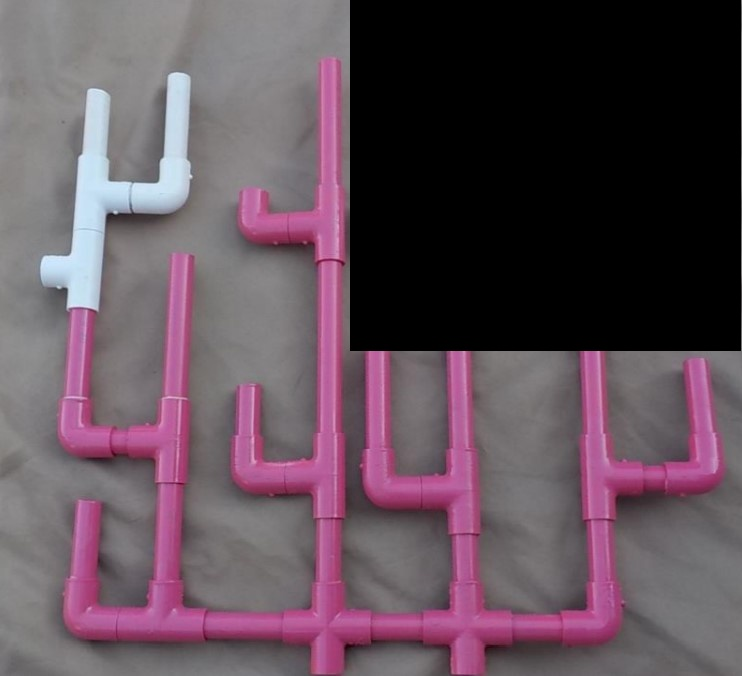
#> input picture misc/black_box.jpg, 742 x 676 px
$ python -i main_prog.py   (imports and definitions only)
#> lines starting #> are read from the running program, lines starting #| are printed output that depends on the picture; after the words box and inside, x2 and y2 are one past the last pixel; in counts of white or black regions, pixels touching at a corner belong together
import cv2
import numpy as np

def cb_nothing(x):
    pass

def scale_resizing(img, scale):
    print("Original Dimension: ", img.shape)

    width = int(img.shape[1] * (scale/100))
    height= int(img.shape[0] * (scale/100))
    dim = (width, height)
    resized = cv2.resize(img, dim, interpolation=cv2.INTER_AREA)

    print("Resized Dimension: ", resized.shape)
    return resized

# [71 lines left out: functions extend_range, click_event, not called in this run]

        # cv2.waitKey(0)
        # cv2.destroyAllWindows()

def closing(img, ksize=5):
    kernel = np.ones((ksize,ksize), np.uint8)
    closed = cv2.morphologyEx(img, cv2.MORPH_CLOSE, kernel)
    return closed

""" MAIN FUNCTIONS """
# [30 lines left out: function background_remover, not called in this run]

def alignment(gray):
    ret, thresh_gray = cv2.threshold(gray, 127, 255, cv2.THRESH_BINARY)
    gray = closing(thresh_gray, ksize=5)

    contours, hierarchy = cv2.findContours(gray, cv2.RETR_TREE, cv2.CHAIN_APPROX_NONE)
    # print(len(contours))

    if len(contours)==0:
        print("No contours found !!!")
        raise SystemExit()

    biggest_contour = contours[0]
    max_area = cv2.contourArea(biggest_contour)
    for cont in contours:
        this_area = cv2.contourArea(cont)
        if this_area > max_area:
            biggest_contour = cont
            max_area = this_area

    x, y, w, h = cv2.boundingRect(biggest_contour)
    # cv2.imshow("WIP_GRAY", gray)
    # cv2.drawContours(gray, [biggest_contour], -1, 0, -1)
    # cv2.imshow("DRAW_GRAY", gray)

    # TODO: hardcoding of dimension extension
    # To give some extension on window
    EXTEND_DIMENSION = 0.05
    x0 = int(x - (EXTEND_DIMENSION * w))
    y0 = int(y - (EXTEND_DIMENSION * h))
    x1 = int(x + ((1+EXTEND_DIMENSION) * w))
    y1 = int(y + ((1+EXTEND_DIMENSION) * h))

    print(x,y,x+w,y+h)
    print(x0,y0,x1,y1)

    contour_coordinates = np.float32([[x0,y0], [x1,y0], [x0,y1], [x1,y1]])

    height, width = h, w
    coordinates_new_img = np.float32([[0,0], [width,0], [0,height], [width,height]])

    matrix_perspective = cv2.getPerspectiveTransform(contour_coordinates, coordinates_new_img)
    perspective = cv2.warpPerspective(gray, matrix_perspective, (width, height))
    cv2.imshow("orig", gray)
    cv2.imshow("pers", perspective)

    # TODO: hardcoding target dimension
    TARGET_DIM = 600

    big_pers = scale_resizing(perspective, TARGET_DIM/perspective.shape[0]*100)
    # cv2.imshow("big_pers", big_pers)
    ret, thresh = cv2.threshold(big_pers, 127, 255, cv2.THRESH_BINARY)
    closed = closing(thresh, ksize=9)
    print(closed.shape)
    cv2.imshow("closed_Pers_transformation", closed)

    return closed

# [54 lines not run here, left out]

>>> import cv2
>>> picture = cv2.imread('black_box.jpg', cv2.IMREAD_GRAYSCALE)
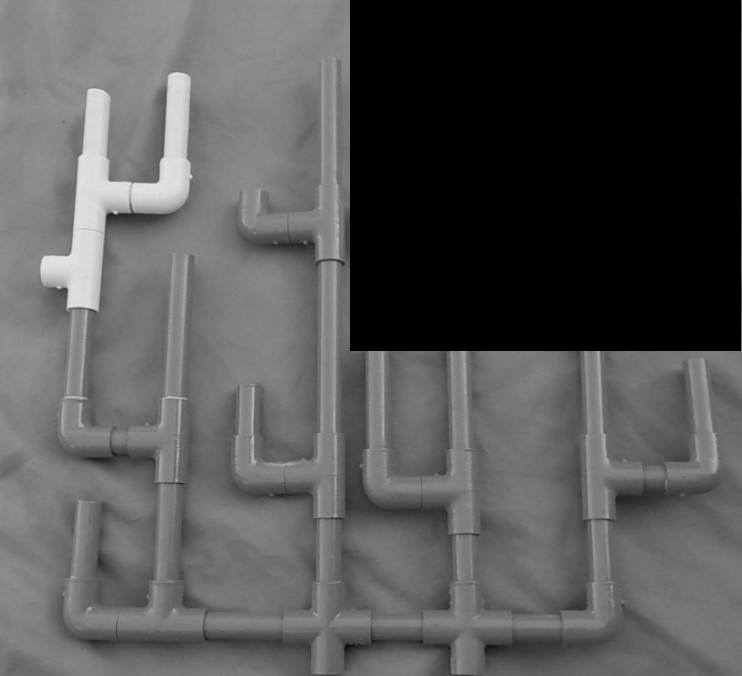
#> picture: shape (676, 742); min 0, max 234, mean 85
>>> result = alignment(picture)
#> in alignment, `ret, thresh_gray = cv2.threshold(gray, 127, 255, cv2.THRESH_BINARY)`:
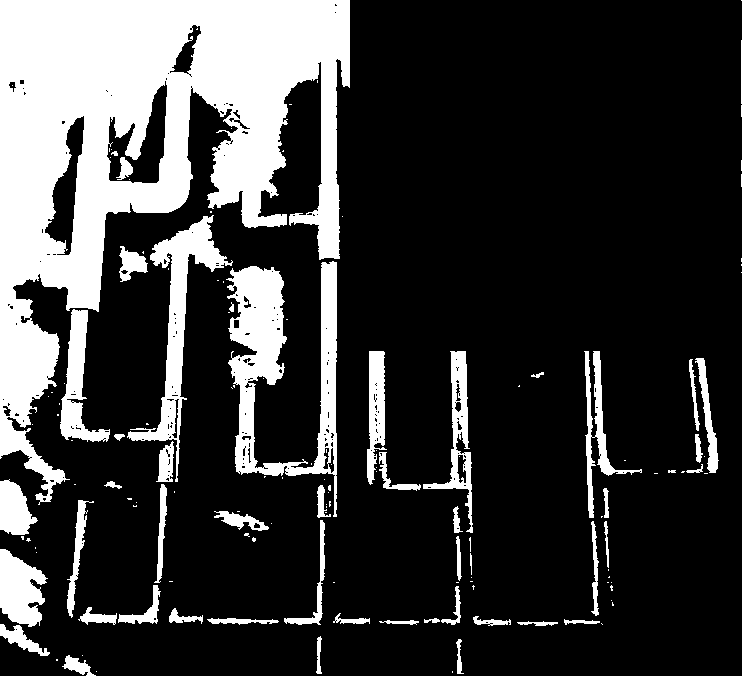
#> thresh_gray: shape (676, 742); 22.7% white; 141 white regions (91 under 20 px), largest, box (x1, y1, x2, y2) and area: (0, 0, 350, 505) 74846, (226, 261, 337, 517) 10601, (127, 215, 233, 482) 5499
#> in closing, `closed = cv2.morphologyEx(img, cv2.MORPH_CLOSE, kernel)`:
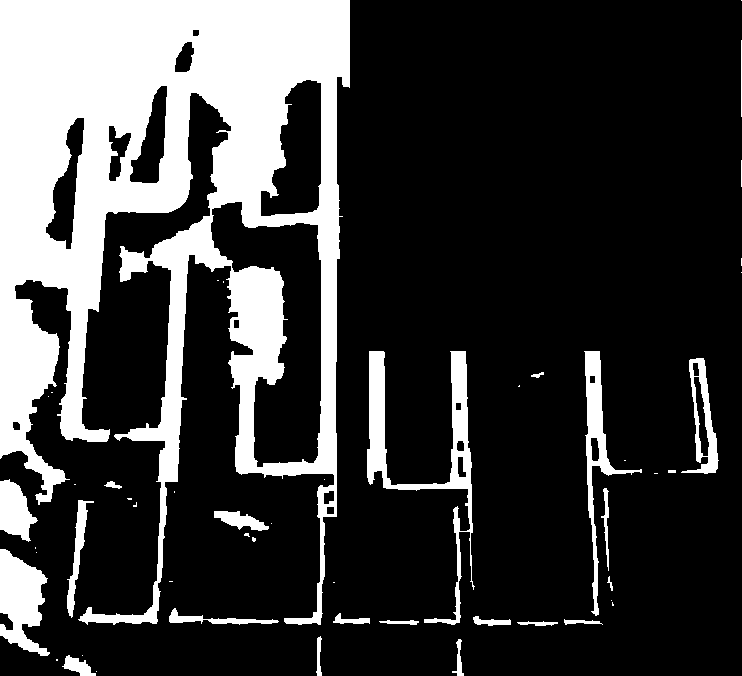
#> closed: shape (676, 742); 23.8% white; 51 white regions (27 under 20 px)
#> in alignment, `contours, hierarchy = cv2.findContours(gray, cv2.RETR_TREE, cv2.CHAIN_..`: contours = 69 contours, 31 with area under 20; largest, box (x1, y1, x2, y2) and area: (0, 0, 350, 625) 123702, (210, 201, 322, 468) 14946, (260, 79, 322, 217) 5566, (367, 351, 475, 625) 5088, (0, 549, 50, 656) 3082
#> in alignment, `biggest_contour = contours[0]`: biggest_contour = [[96, 671]]
#> in alignment, `max_area = cv2.contourArea(biggest_contour)`: max_area = 0
#> the loop in alignment, `for cont in contours:` made 69 passes
#> (this_area, max_area) on passes 4, 12, 19, 47, 58: (314, 314), (454, 454), (3082, 3082), (5088, 5088), (123701.5, 123701.5)
#> this_area on passes 5 to 10: 122.5, 107.5, 80, 82, 85.5, 163.5
#> after the loop in alignment, `for cont in contours:`: biggest_contour = contour of 4737 points, box (x1, y1, x2, y2) (0, 0, 350, 625), area 123702; max_area = 123701.5
#> in alignment, `x, y, w, h = cv2.boundingRect(biggest_contour)`: x = 0; w = 350; h = 625
#> in alignment, `x0 = int(x - (EXTEND_DIMENSION * w))`: x0 = -17
#> in alignment, `y0 = int(y - (EXTEND_DIMENSION * h))`: y0 = -31
#> in alignment, `x1 = int(x + ((1+EXTEND_DIMENSION) * w))`: x1 = 367
#> in alignment, `y1 = int(y + ((1+EXTEND_DIMENSION) * h))`: y1 = 656
#| 0 0 350 625
#| -17 -31 367 656
#> in alignment, `contour_coordinates = np.float32([[x0,y0], [x1,y0], [x0,y1], [x1,y1]])`: contour_coordinates = [[-17, -31], [367, -31], [-17, 656], [367, 656]]
#> in alignment, `height, width = h, w`: height = 625; width = 350
#> in alignment, `coordinates_new_img = np.float32([[0,0], [width,0], [0,height], [width..`: coordinates_new_img = [[0, 0], [350, 0], [0, 625], [350, 625]]
#> in alignment, `matrix_perspective = cv2.getPerspectiveTransform(contour_coordinates, ..`: matrix_perspective = [[0.911, 0, 15.49], [-9.68e-18, 0.91, 28.2], [-7.4e-20, 0, 1]]
#> in alignment, `perspective = cv2.warpPerspective(gray, matrix_perspective, (width, he..`:
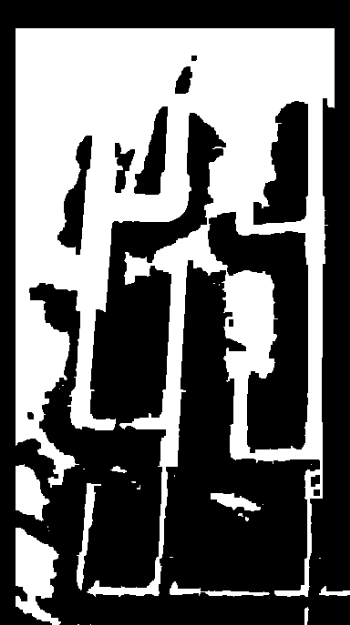
#> perspective: shape (625, 350); min 0, max 255, mean 104.4
#| Original Dimension:  (625, 350)
#> in scale_resizing, `resized = cv2.resize(img, dim, interpolation=cv2.INTER_AREA)`:
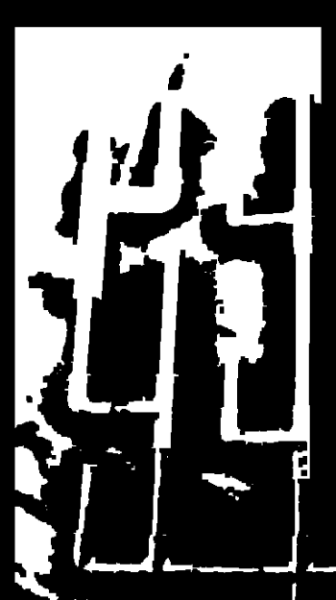
#> resized: shape (600, 336); min 0, max 255, mean 104.4
#| Resized Dimension:  (600, 336)
#> in alignment, `ret, thresh = cv2.threshold(big_pers, 127, 255, cv2.THRESH_BINARY)`:
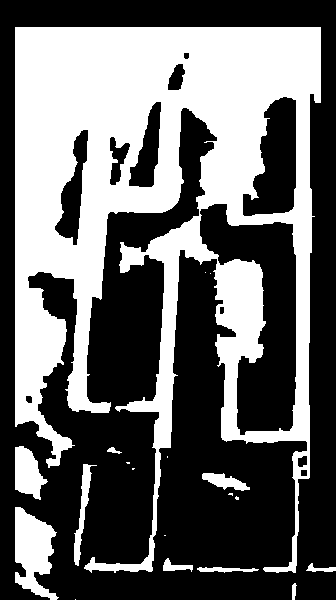
#> thresh: shape (600, 336); 40.9% white; 19 white regions (9 under 20 px), largest, box (x1, y1, x2, y2) and area: (15, 27, 321, 573) 77040, (15, 507, 59, 600) 2491, (15, 446, 48, 500) 1115
#> call 2 of closing, with ksize = 9
#> in closing (call 2), `closed = cv2.morphologyEx(img, cv2.MORPH_CLOSE, kernel)`:
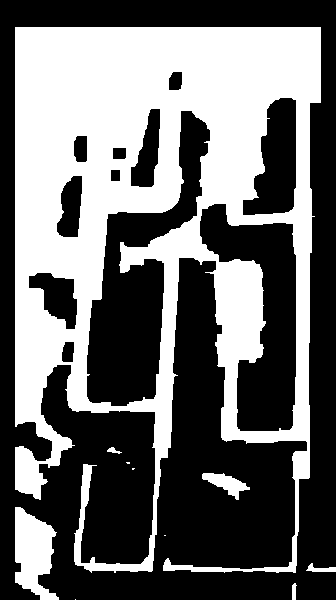
#> closed: shape (600, 336); 42.2% white; 10 white regions (4 under 20 px), largest, box (x1, y1, x2, y2) and area: (15, 27, 321, 573) 81613, (15, 507, 59, 600) 2639, (202, 473, 250, 500) 569, (306, 563, 336, 572) 138, (292, 583, 297, 600) 66, (107, 447, 122, 454) 50
#| (600, 336)

$ run again, on misc/kmc_test1.jpg
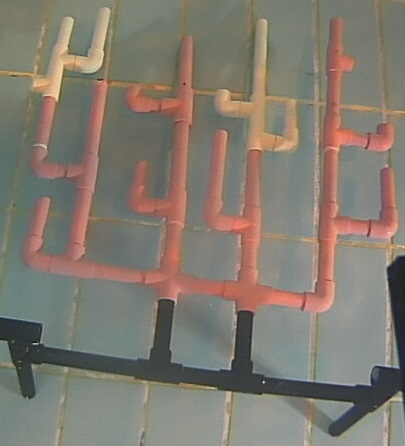
#> input picture misc/kmc_test1.jpg, 405 x 446 px
#> in alignment, `ret, thresh_gray = cv2.threshold(gray, 127, 255, cv2.THRESH_BINARY)`:
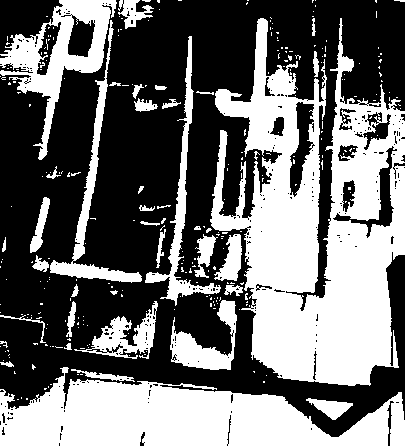
#> thresh_gray: shape (446, 405); 43.3% white; 296 white regions (257 under 20 px), largest, box (x1, y1, x2, y2) and area: (210, 18, 405, 386) 38952, (0, 367, 405, 446) 19447, (0, 0, 117, 160) 5556
#> closed: shape (446, 405); 47.7% white; 47 white regions (33 under 20 px)
#> contours = 75 contours, 35 with area under 20; largest, box (x1, y1, x2, y2) and area: (0, 0, 405, 386) 73330, (0, 367, 405, 446) 20248, (174, 92, 250, 289) 7042, (289, 102, 314, 193) 1120, (366, 167, 393, 228) 768
#> in alignment, `biggest_contour = contours[0]`: biggest_contour = contour of 97 points, box (x1, y1, x2, y2) (306, 398, 353, 420), area 454
#> in alignment, `max_area = cv2.contourArea(biggest_contour)`: max_area = 454.5
#> the loop in alignment, `for cont in contours:` made 75 passes
#> (this_area, max_area) on passes 7, 48: (20248, 20248), (73330.5, 73330.5)
#> after the loop in alignment, `for cont in contours:`: biggest_contour = contour of 4861 points, box (x1, y1, x2, y2) (0, 0, 405, 386), area 73330; max_area = 73330.5
#> x = 0; w = 405; h = 386
#> x0 = -20
#> y0 = -19
#> x1 = 425
#> y1 = 405
#| 0 0 405 386
#| -20 -19 425 405
#> contour_coordinates = [[-20, -19], [425, -19], [-20, 405], [425, 405]]
#> in alignment, `height, width = h, w`: height = 386; width = 405
#> coordinates_new_img = [[0, 0], [405, 0], [0, 386], [405, 386]]
#> matrix_perspective = [[0.91, -4.77e-18, 18.2], [8.36e-18, 0.91, 17.3], [-5.26e-36, -3.31e-19, 1]]
#| Original Dimension:  (386, 405)
#| Resized Dimension:  (599, 629)
#> thresh: shape (599, 629); 37.6% white; 41 white regions (19 under 20 px), largest, box (x1, y1, x2, y2) and area: (28, 27, 601, 572) 128169, (70, 545, 440, 599) 10391, (28, 468, 96, 515) 484
#> in closing (call 2), `closed = cv2.morphologyEx(img, cv2.MORPH_CLOSE, kernel)`:
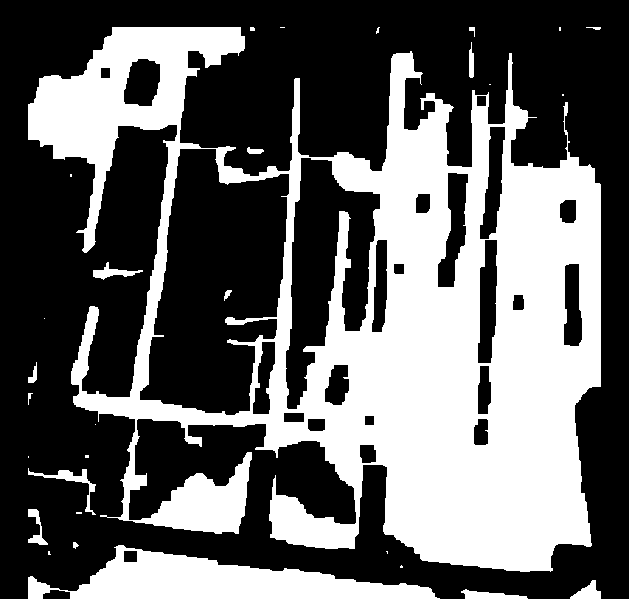
#> closed: shape (599, 629); 38.8% white; 30 white regions (15 under 20 px), largest, box (x1, y1, x2, y2) and area: (28, 27, 601, 572) 132917, (28, 545, 440, 599) 11014, (28, 468, 96, 515) 500
#| (599, 629)

$ run again, on misc/kmc_test2.jpg
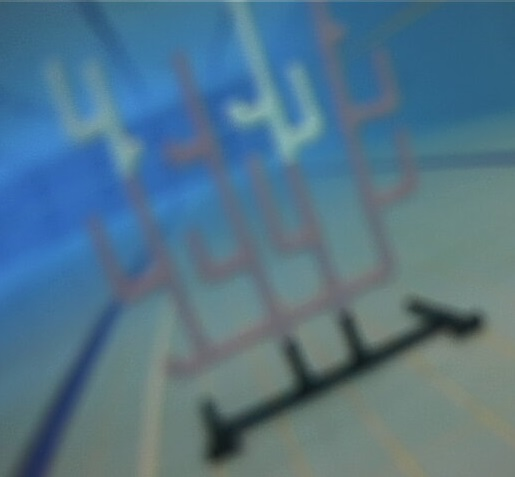
#> input picture misc/kmc_test2.jpg, 515 x 477 px
#> in alignment, `ret, thresh_gray = cv2.threshold(gray, 127, 255, cv2.THRESH_BINARY)`:
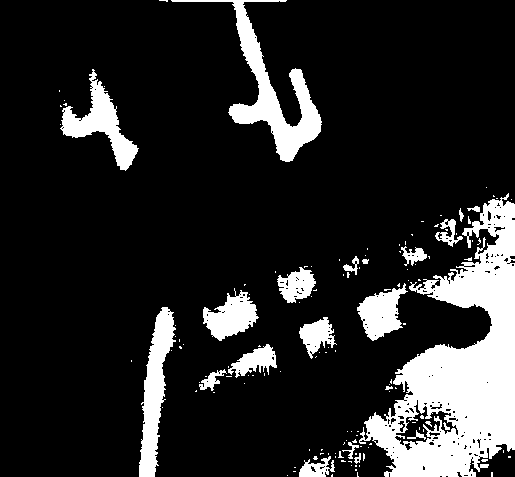
#> thresh_gray: shape (477, 515); 15.5% white; 137 white regions (114 under 20 px), largest, box (x1, y1, x2, y2) and area: (359, 193, 515, 477) 20090, (171, 0, 322, 162) 4802, (139, 307, 176, 477) 2948
#> closed: shape (477, 515); 17.2% white; 30 white regions (20 under 20 px)
#> contours = 35 contours, 20 with area under 20; largest, box (x1, y1, x2, y2) and area: (293, 193, 515, 477) 25662, (159, 0, 322, 162) 4493, (139, 307, 184, 477) 2926, (60, 69, 139, 171) 2480, (203, 288, 259, 341) 1626
#> in alignment, `biggest_contour = contours[0]`: biggest_contour = [[287, 475], [287, 476]]
#> in alignment, `max_area = cv2.contourArea(biggest_contour)`: max_area = 0
#> the loop in alignment, `for cont in contours:` made 35 passes
#> (this_area, max_area) on passes 11, 13, 26: (1221.5, 1221.5), (2925.5, 2925.5), (25662.5, 25662.5)
#> after the loop in alignment, `for cont in contours:`: biggest_contour = contour of 1629 points, box (x1, y1, x2, y2) (293, 193, 515, 477), area 25662; max_area = 25662.5
#> x = 293; y = 193; w = 222; h = 284
#> x0 = 281
#> y0 = 178
#> x1 = 526
#> y1 = 491
#| 293 193 515 477
#| 281 178 526 491
#> contour_coordinates = [[281, 178], [526, 178], [281, 491], [526, 491]]
#> in alignment, `height, width = h, w`: height = 284; width = 222
#> coordinates_new_img = [[0, 0], [222, 0], [0, 284], [222, 284]]
#> matrix_perspective = [[0.906, 2.85e-17, -254.6], [-5.4e-17, 0.907, -161.5], [-4.08e-19, 8.55e-35, 1]]
#| Original Dimension:  (284, 222)
#| Resized Dimension:  (600, 469)
#> thresh: shape (600, 469); 37.2% white; 19 white regions (12 under 20 px), largest, box (x1, y1, x2, y2) and area: (23, 30, 448, 573) 95194, (34, 266, 106, 347) 3502, (0, 169, 69, 239) 3459
#> in closing (call 2), `closed = cv2.morphologyEx(img, cv2.MORPH_CLOSE, kernel)`:
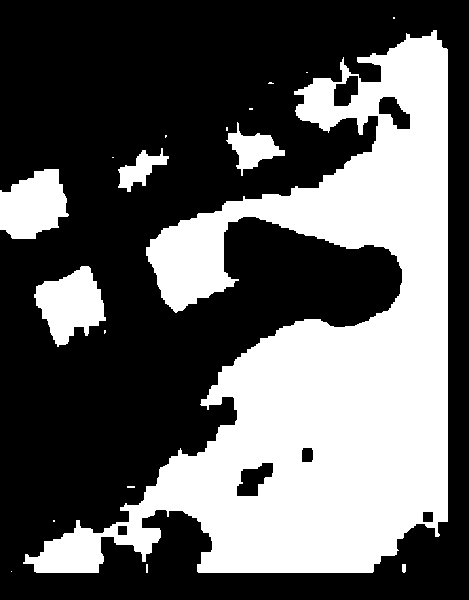
#> closed: shape (600, 469); 37.3% white; 18 white regions (12 under 20 px), largest, box (x1, y1, x2, y2) and area: (23, 30, 448, 573) 95577, (34, 266, 106, 347) 3510, (0, 169, 69, 239) 3501, (226, 122, 285, 176) 1321, (118, 148, 169, 192) 934, (402, 564, 406, 573) 34
#| (600, 469)

$ run again, on misc/old_scaled40.jpg
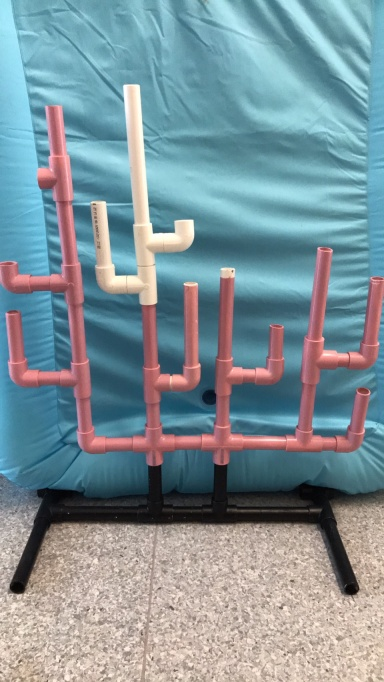
#> input picture misc/old_scaled40.jpg, 384 x 682 px
#> thresh_gray: shape (682, 384); 63% white; 329 black regions (276 under 20 px), largest, box (x1, y1, x2, y2) and area: (0, 254, 384, 599) 71009, (148, 197, 372, 266) 5361, (230, 293, 312, 369) 4240
#> closed: shape (682, 384); 65.8% white; 57 black regions (1 under 20 px)
#> contours = 74 contours, 18 with area under 20; largest, box (x1, y1, x2, y2) and area: (0, 0, 384, 480) 129173, (0, 494, 384, 682) 58588, (60, 373, 384, 474) 7813, (148, 197, 319, 266) 4842, (231, 293, 312, 360) 4058
#> in alignment, `biggest_contour = contours[0]`: biggest_contour = contour of 1455 points, box (x1, y1, x2, y2) (0, 494, 384, 682), area 58588
#> in alignment, `max_area = cv2.contourArea(biggest_contour)`: max_area = 58587.5
#> the loop in alignment, `for cont in contours:` made 74 passes
#> (this_area, max_area) on pass 28: (129173, 129173)
#> after the loop in alignment, `for cont in contours:`: biggest_contour = contour of 3240 points, box (x1, y1, x2, y2) (0, 0, 384, 480), area 129173; max_area = 129173
#> x = 0; w = 384; h = 480
#> x0 = -19
#> y0 = -24
#> x1 = 403
#> y1 = 504
#| 0 0 384 480
#| -19 -24 403 504
#> contour_coordinates = [[-19, -24], [403, -24], [-19, 504], [403, 504]]
#> in alignment, `height, width = h, w`: height = 480; width = 384
#> coordinates_new_img = [[0, 0], [384, 0], [0, 480], [384, 480]]
#> matrix_perspective = [[0.91, 0, 17.29], [-1.76e-17, 0.909, 21.82], [-3.51e-20, 0, 1]]
#| Original Dimension:  (480, 384)
#| Resized Dimension:  (600, 480)
#> thresh: shape (600, 480); 51.1% white; 50 black regions (1 under 20 px), largest, box (x1, y1, x2, y2) and area: (0, 0, 480, 600) 106573, (191, 252, 384, 329) 5966, (285, 361, 375, 435) 5003
#> in closing (call 2), `closed = cv2.morphologyEx(img, cv2.MORPH_CLOSE, kernel)`:
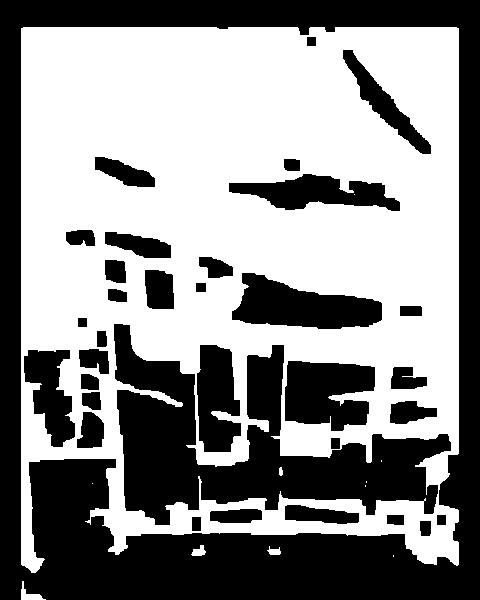
#> closed: shape (600, 480); 55% white; 34 black regions, largest, box (x1, y1, x2, y2) and area: (0, 0, 480, 600) 69952, (114, 324, 451, 525) 26537, (232, 273, 382, 329) 5210
#| (600, 480)
